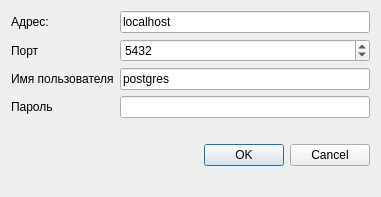
<?xml version="1.0" encoding="UTF-8"?>
<ui version="4.0">
 <class>Authentication</class>
 <widget class="QDialog" name="Authentication">
  <property name="geometry">
   <rect>
    <x>0</x>
    <y>0</y>
    <width>381</width>
    <height>197</height>
   </rect>
  </property>
  <property name="windowTitle">
   <string>Dialog</string>
  </property>
  <layout class="QFormLayout" name="formLayout">
   <item row="0" column="0">
    <widget class="QLabel" name="label">
     <property name="text">
      <string>Адрес:</string>
     </property>
    </widget>
   </item>
   <item row="0" column="1">
    <widget class="QLineEdit" name="edtHost">
     <property name="text">
      <string>localhost</string>
     </property>
    </widget>
   </item>
   <item row="1" column="0">
    <widget class="QLabel" name="label_2">
     <property name="frameShape">
      <enum>QFrame::NoFrame</enum>
     </property>
     <property name="text">
      <string>Порт</string>
     </property>
    </widget>
   </item>
   <item row="1" column="1">
    <widget class="QSpinBox" name="spbPort">
     <property name="sizePolicy">
      <sizepolicy hsizetype="Expanding" vsizetype="Fixed">
       <horstretch>0</horstretch>
       <verstretch>0</verstretch>
      </sizepolicy>
     </property>
     <property name="maximum">
      <number>99999</number>
     </property>
     <property name="value">
      <number>5432</number>
     </property>
    </widget>
   </item>
   <item row="2" column="0">
    <widget class="QLabel" name="label_3">
     <property name="text">
      <string>Имя пользователя</string>
     </property>
    </widget>
   </item>
   <item row="2" column="1">
    <widget class="QLineEdit" name="edtUsername">
     <property name="text">
      <string>postgres</string>
     </property>
    </widget>
   </item>
   <item row="3" column="0">
    <widget class="QLabel" name="label_4">
     <property name="text">
      <string>Пароль</string>
     </property>
    </widget>
   </item>
   <item row="3" column="1">
    <widget class="QLineEdit" name="edtPassword">
     <property name="echoMode">
      <enum>QLineEdit::Password</enum>
     </property>
    </widget>
   </item>
   <item row="5" column="0" colspan="2">
    <widget class="QDialogButtonBox" name="buttonBox">
     <property name="orientation">
      <enum>Qt::Horizontal</enum>
     </property>
     <property name="standardButtons">
      <set>QDialogButtonBox::Cancel|QDialogButtonBox::Ok</set>
     </property>
    </widget>
   </item>
   <item row="4" column="0" colspan="2">
    <widget class="QLabel" name="lblStatus">
     <property name="text">
      <string/>
     </property>
    </widget>
   </item>
  </layout>
 </widget>
 <resources/>
 <connections>
  <connection>
   <sender>buttonBox</sender>
   <signal>rejected()</signal>
   <receiver>Authentication</receiver>
   <slot>reject()</slot>
   <hints>
    <hint type="sourcelabel">
     <x>316</x>
     <y>260</y>
    </hint>
    <hint type="destinationlabel">
     <x>286</x>
     <y>274</y>
    </hint>
   </hints>
  </connection>
 </connections>
</ui>
